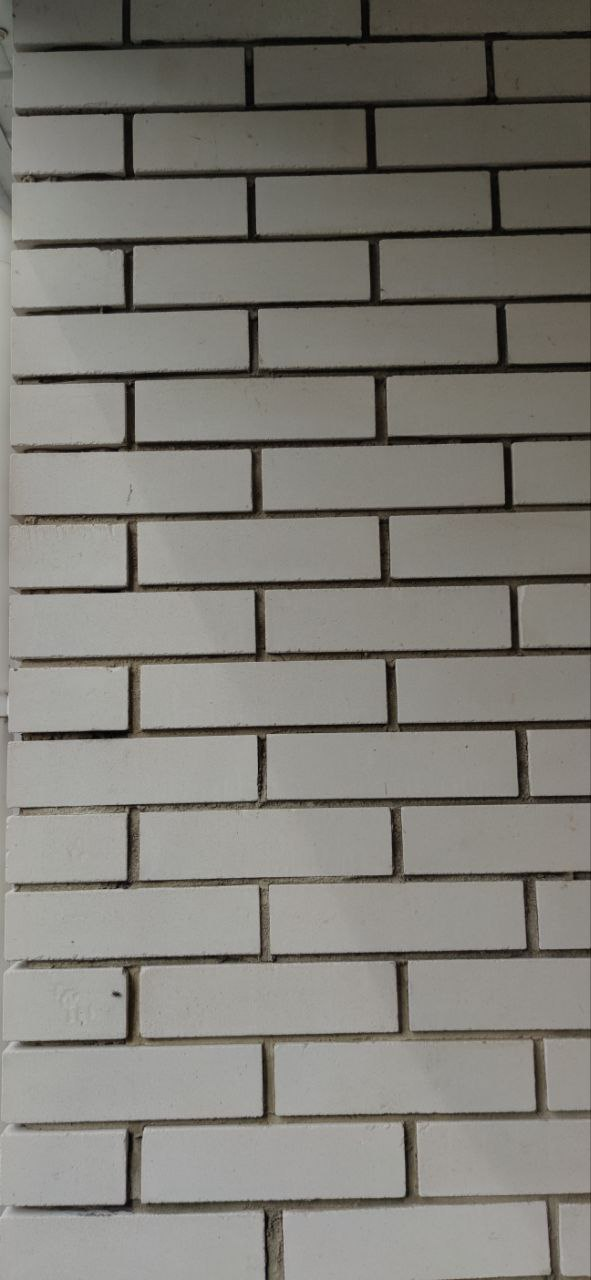
#> input picture images/Bricks_1.jpg, 591 x 1280 px; its folder holds only this picture in this run
$ python main.py
#> lines starting #> are read from the running program, lines starting #| are printed output that depends on the picture; after the words box and inside, x2 and y2 are one past the last pixel; in counts of white or black regions, pixels touching at a corner belong together
import cv2 as cv
import numpy as np
import os
import random
import sys

NOICE_KERNEL_SIZE = (9, 9)
ADAPTIVE_THRESHOLD_KERNEL_SIZE = 21
ADAPTIVE_THRESHOLD_CONSTANT = 3
CONTOUR_AREA_THRESHOLD = 150
CONTOUR_AREA_COUNTING_THRESHOLD = 250
CONTOURS_DELTA = 150
EROSION_KERNEL = np.full((15,15), -5, np.uint8)
EROSION_KERNEL_SMALL_PIECES = np.full((3,3), -5, np.uint8)

def load(path):
#> called with path = './images'
    testset_filenames = os.listdir(path)
    images = []
    names = []
    for name in testset_filenames:
        img = cv.imread(path + '/' + name)
#> img is the input picture: shape (1280, 591, 3); mean B, G, R 119, 125.4, 127.6
        images.append(img)
        names.append(name)
    return (images, names)

def find_filtered_contours(image, limitation_type):
        contours,_ = cv.findContours(image, cv.RETR_TREE, cv.CHAIN_APPROX_SIMPLE)
        contours_filtered = []
        for contour in contours:
            if limitation_type == 1:
                if cv.contourArea(contour) < CONTOUR_AREA_THRESHOLD:
                    contours_filtered.append(contour)
            if limitation_type == 2:
                if cv.contourArea(contour) > CONTOUR_AREA_COUNTING_THRESHOLD:
                    hull = cv.convexHull(contour)
                    contours_filtered.append(hull)
        return contours_filtered

if __name__ == "__main__":
    images, names = load('./images')
#> images = 1 item; names = ['Bricks_1.jpg']
    images_amount = len(images)
#> images_amount = 1

    for index in range(images_amount):
        image = images[index]
        name = names[index]
        blurred = cv.GaussianBlur(image, (NOICE_KERNEL_SIZE), 0)
        grayscaled = cv.cvtColor(blurred, cv.COLOR_BGR2GRAY)
        thresh = cv.adaptiveThreshold(grayscaled,255,cv.ADAPTIVE_THRESH_MEAN_C,cv.THRESH_BINARY,ADAPTIVE_THRESHOLD_KERNEL_SIZE,ADAPTIVE_THRESHOLD_CONSTANT)
        thresh_inversed = cv.bitwise_not(thresh)
        contours = find_filtered_contours(thresh, 1)
        for contour in contours:
            hull = cv.convexHull(contour)
            cv.drawContours(thresh, [hull], 0, 255, -1)
        contours = find_filtered_contours(thresh, 2)
        contours_amount = len(contours)
        eroded = cv.erode(thresh, EROSION_KERNEL)
        contours = find_filtered_contours(eroded, 2)

        if (abs(len(contours) - contours_amount) > CONTOURS_DELTA): #TODO
            eroded = cv.erode(thresh, EROSION_KERNEL_SMALL_PIECES)
            contours = find_filtered_contours(eroded, 2)

        result = image.copy()
        print(len(contours))
        for i in contours:
            M = cv.moments(i)
            if M['m00'] != 0:
                cx = int(M['m10']/M['m00'])
                cy = int(M['m01']/M['m00'])
                image_width = np.shape(image)[0]
                image_height = np.shape(image)[1]
                cv.circle(result, (cx, cy), 3, (0, 0, 255), -1) #TODO


        cv.putText(result, str(len(contours)), (50,50), cv.FONT_HERSHEY_SIMPLEX, 1, (240, 255, 255), 2, cv.LINE_AA)
        cv.imwrite('./res/'+name, result)
#> this loop made 1 pass
#> (name, contours_amount) on pass 1: ('Bricks_1.jpg', 44)
#> (printed output is left out)
#> pass 1, `thresh = cv.adaptiveThreshold(grayscaled,255,cv.ADAPTIVE_THRESH_MEAN_C..`:
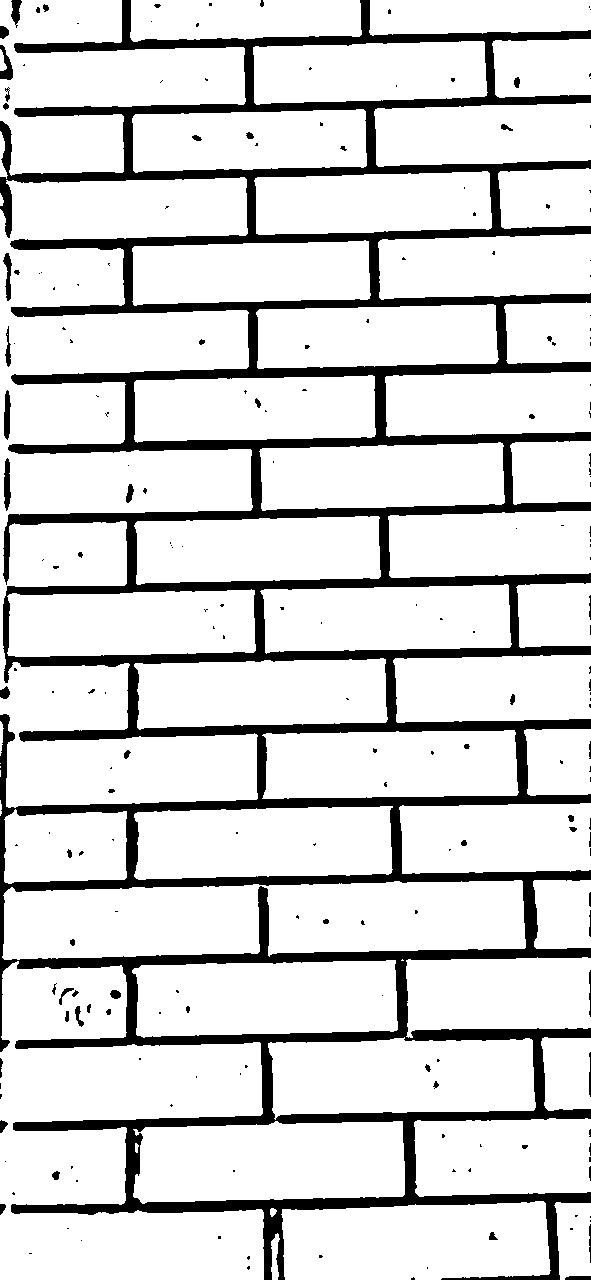
#> thresh: shape (1280, 591); 84.3% white; 210 black regions (146 under 20 px), largest, box (x1, y1, x2, y2) and area: (0, 0, 591, 1280) 114138, (4, 458, 11, 511) 271, (4, 390, 11, 440) 256
#> after the loop:
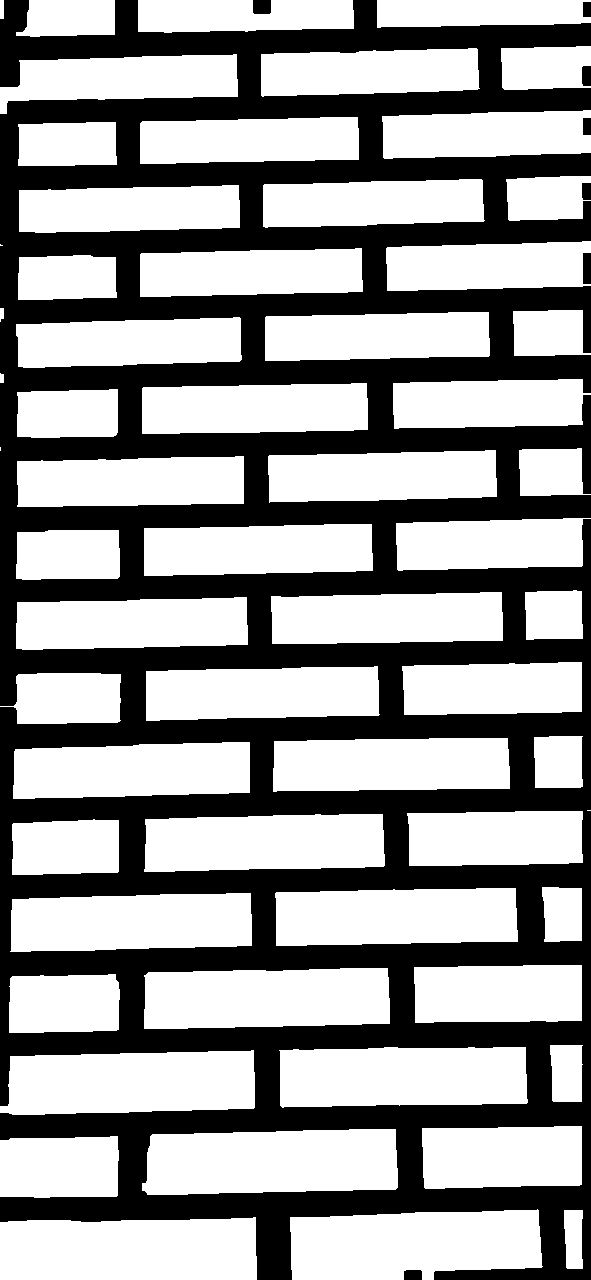
#> eroded: shape (1280, 591); 60.3% white; 8 black regions, largest, box (x1, y1, x2, y2) and area: (0, 0, 591, 1280) 298779, (253, 0, 271, 14) 250, (583, 253, 591, 284) 248
#> after the loop:
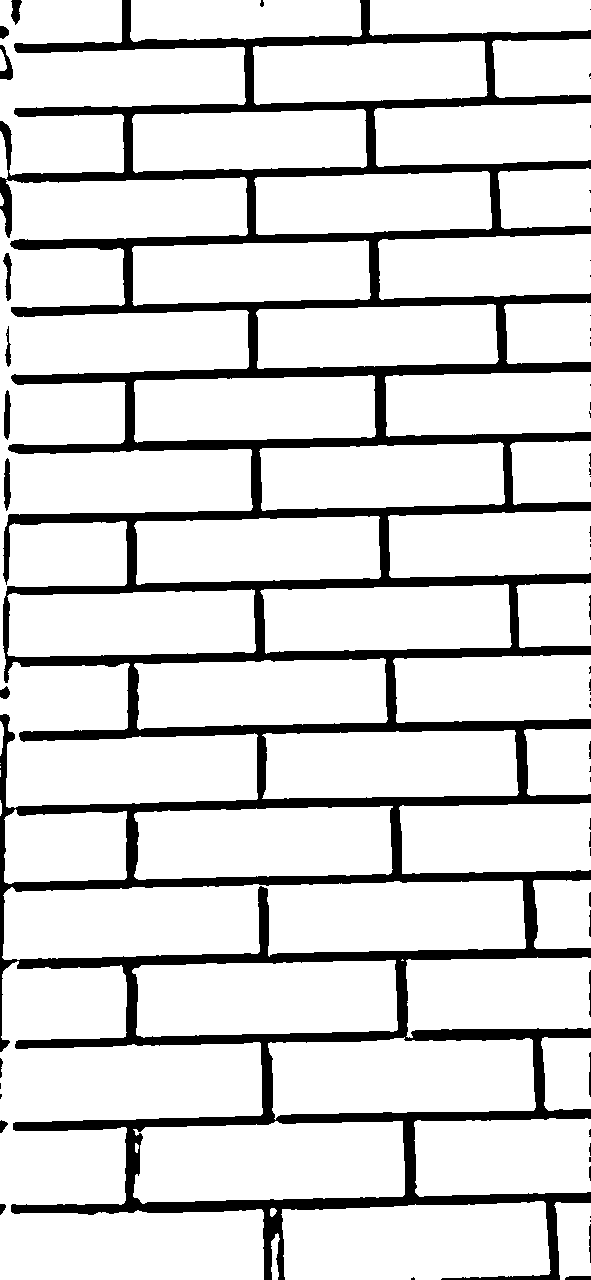
#> thresh: shape (1280, 591); 84.6% white; 64 black regions (41 under 20 px), largest, box (x1, y1, x2, y2) and area: (0, 0, 591, 1280) 114030, (4, 458, 11, 511) 271, (4, 390, 11, 440) 256

    cv.waitKey(0)
    cv.destroyAllWindows()

$ run again, on images/Bricks_2.jpg
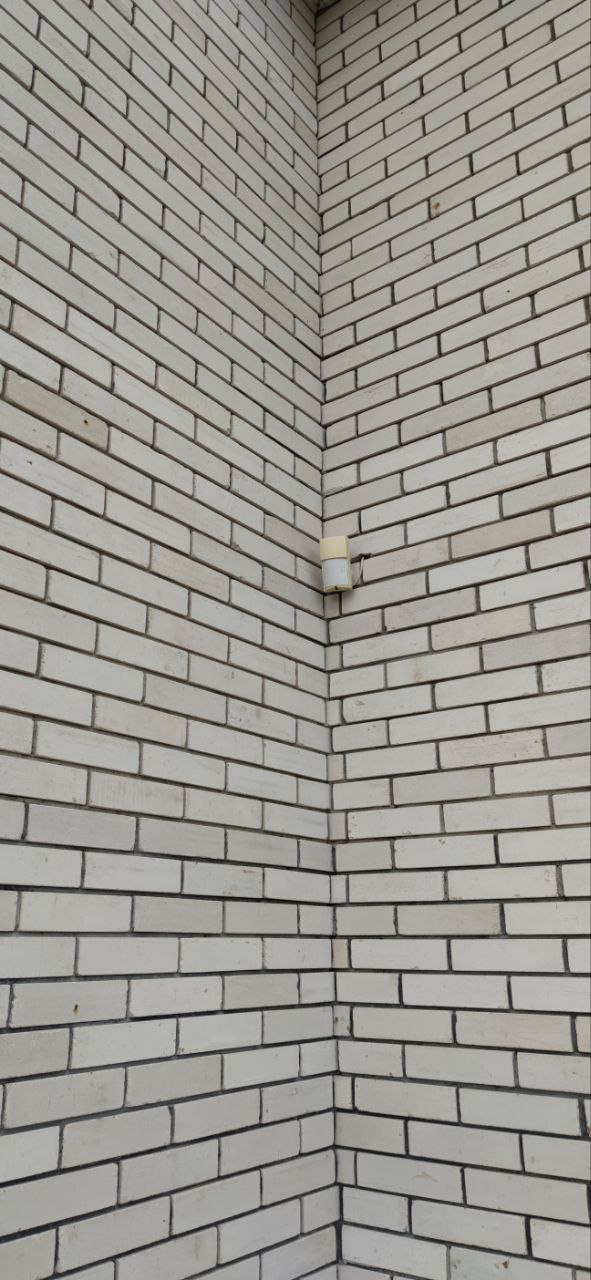
#> input picture images/Bricks_2.jpg, 591 x 1280 px
#> in load, img is the input picture: shape (1280, 591, 3); mean B, G, R 146.3, 151.9, 154.5
#> images = 1 item; names = ['Bricks_2.jpg']
#> images_amount = 1
#> the loop `for index in range(images_amount):` made 1 pass
#> (name, contours_amount) on pass 1: ('Bricks_2.jpg', 330)
#> (printed output is left out)
#> pass 1, `thresh = cv.adaptiveThreshold(grayscaled,255,cv.ADAPTIVE_THRESH_MEAN_C..`:
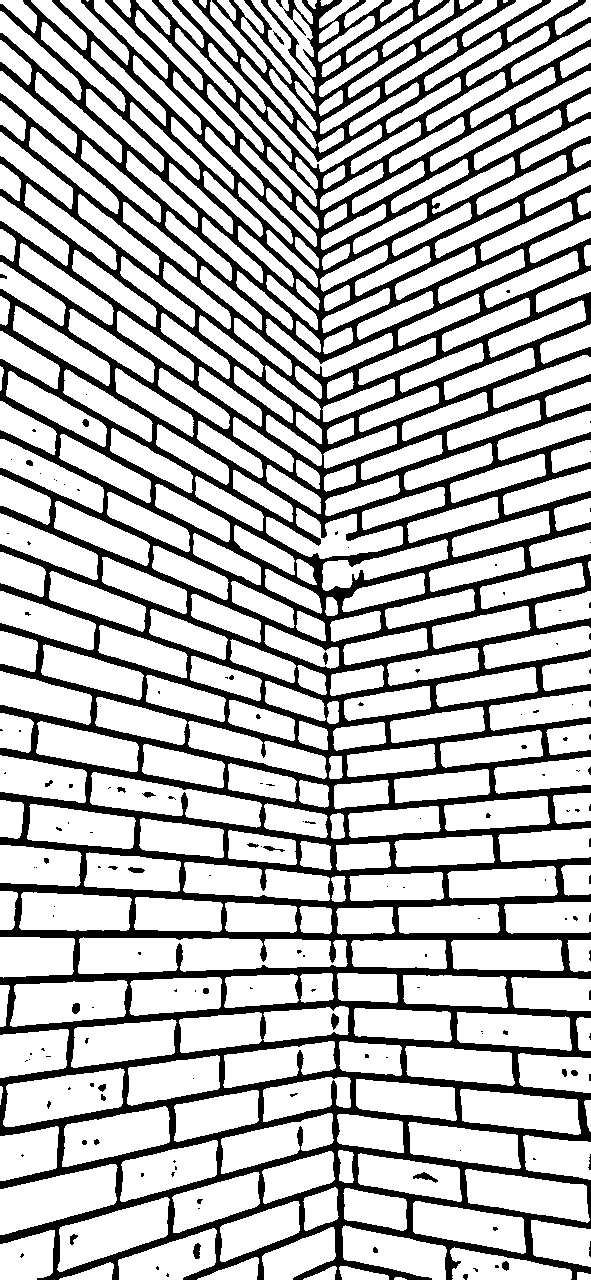
#> thresh: shape (1280, 591); 72.4% white; 151 black regions (118 under 20 px), largest, box (x1, y1, x2, y2) and area: (0, 0, 591, 1280) 206391, (413, 1172, 438, 1183) 114, (193, 1243, 201, 1259) 91
#> after the loop `for index in range(images_amount):`:
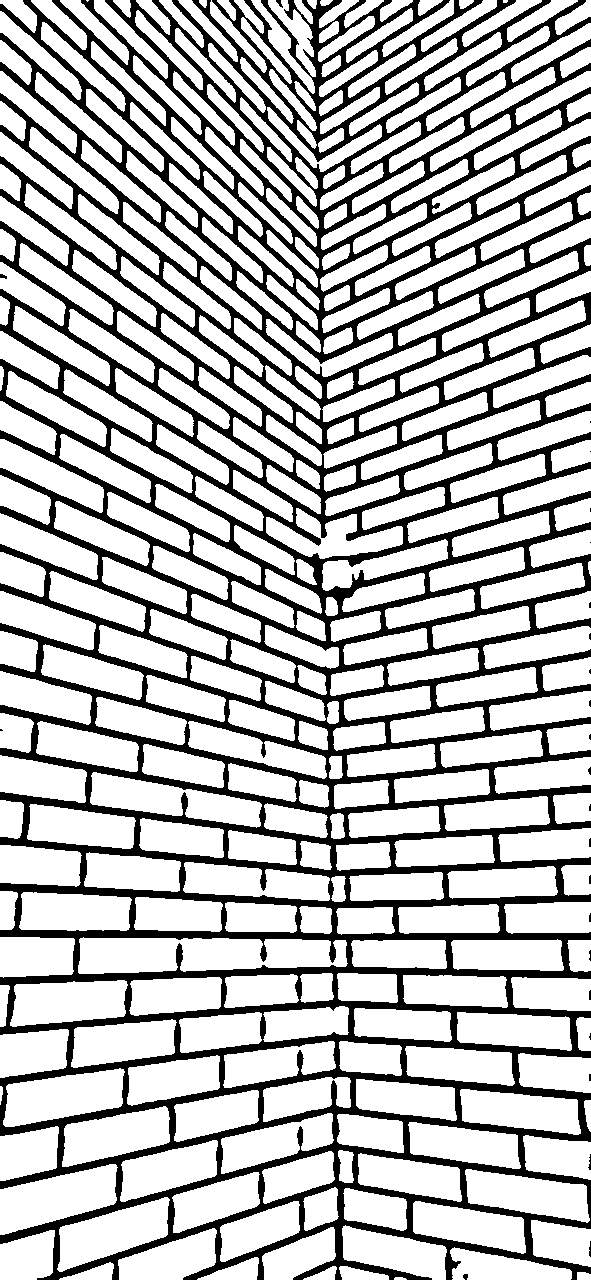
#> thresh: shape (1280, 591); 72.7% white; 25 black regions (19 under 20 px), largest, box (x1, y1, x2, y2) and area: (0, 0, 591, 1280) 206257, (276, 0, 283, 8) 27, (588, 1154, 591, 1170) 26, (0, 274, 7, 279) 24, (589, 1241, 591, 1257) 24, (463, 1274, 468, 1280) 24

$ run again, on images/Bricks_3.jpg
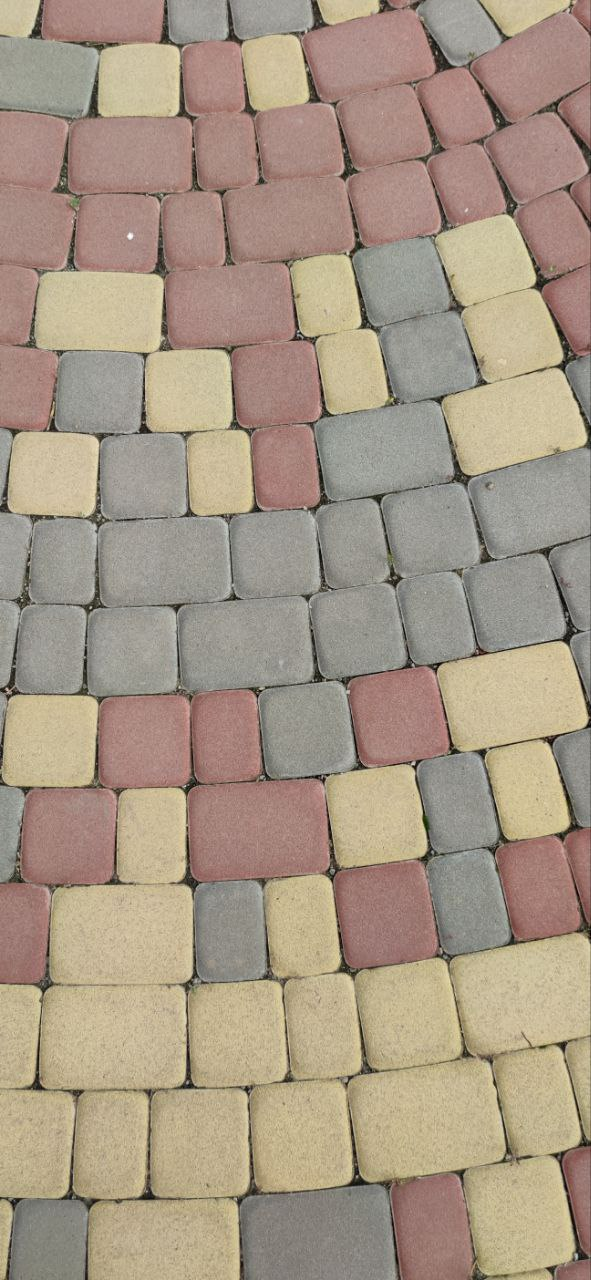
#> input picture images/Bricks_3.jpg, 591 x 1280 px
#> in load, img is the input picture: shape (1280, 591, 3); mean B, G, R 133.2, 151.4, 167.2
#> images = 1 item; names = ['Bricks_3.jpg']
#> images_amount = 1
#> the loop `for index in range(images_amount):` made 1 pass
#> (name, contours_amount) on pass 1: ('Bricks_3.jpg', 60)
#> (printed output is left out)
#> pass 1, `thresh = cv.adaptiveThreshold(grayscaled,255,cv.ADAPTIVE_THRESH_MEAN_C..`:
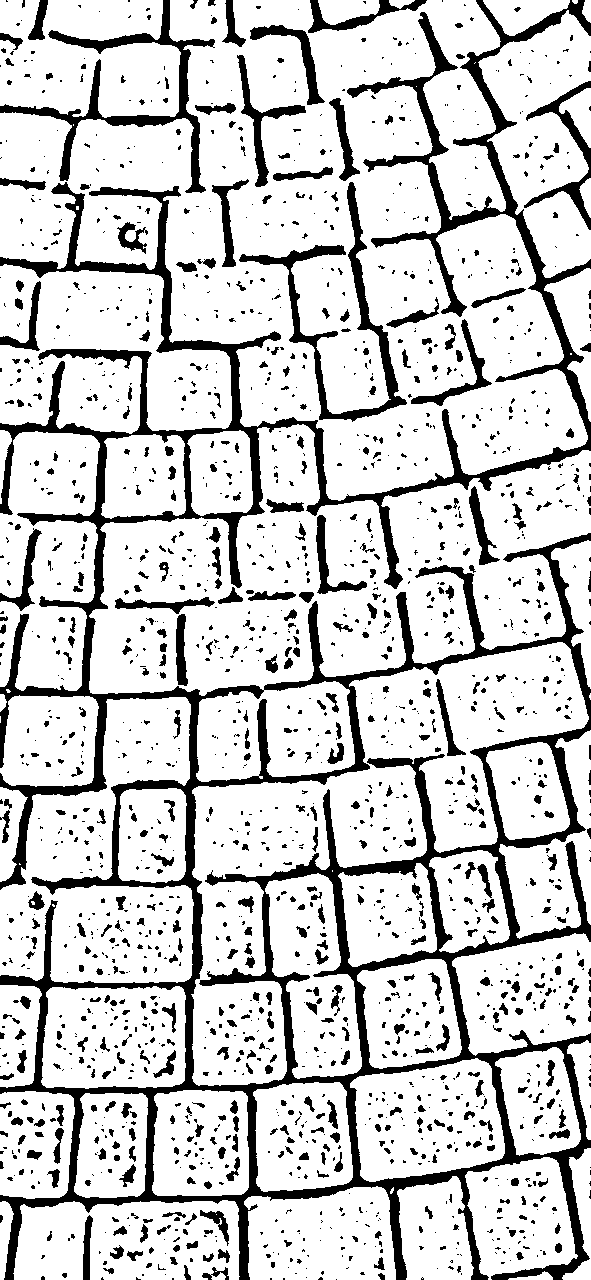
#> thresh: shape (1280, 591); 80.5% white; 1880 black regions (1302 under 20 px), largest, box (x1, y1, x2, y2) and area: (0, 0, 591, 1280) 86886, (0, 0, 215, 193) 5118, (239, 182, 407, 422) 4741
#> after the loop `for index in range(images_amount):`:
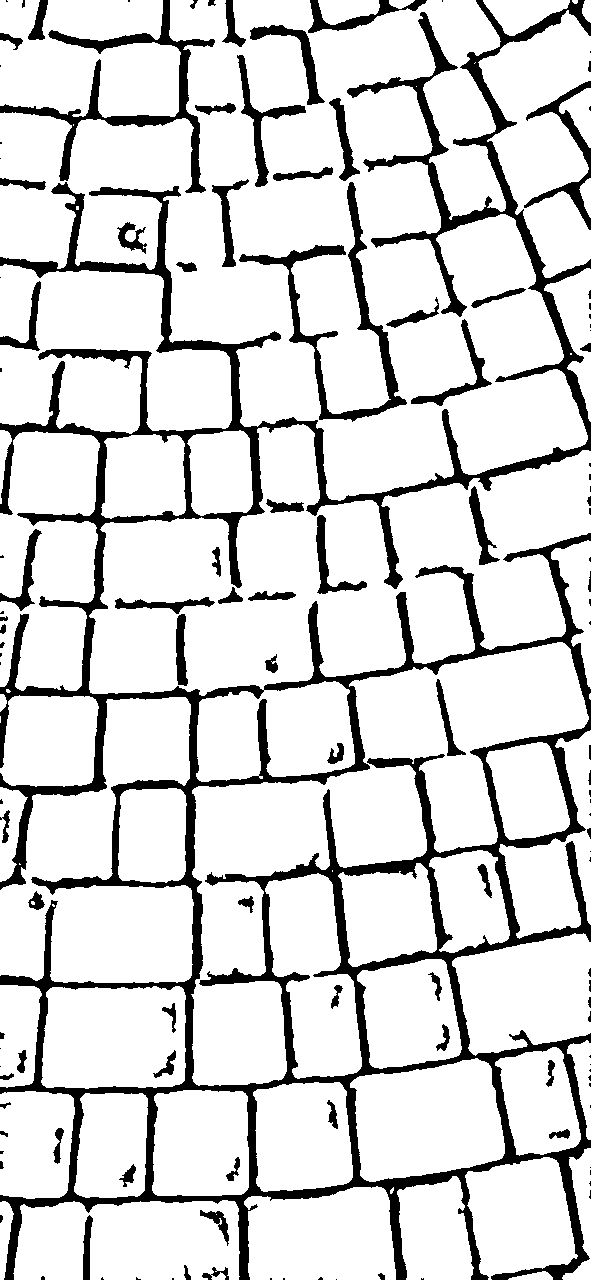
#> thresh: shape (1280, 591); 84.3% white; 131 black regions (57 under 20 px), largest, box (x1, y1, x2, y2) and area: (0, 0, 591, 1280) 86804, (0, 0, 215, 193) 5116, (239, 182, 407, 422) 4741
